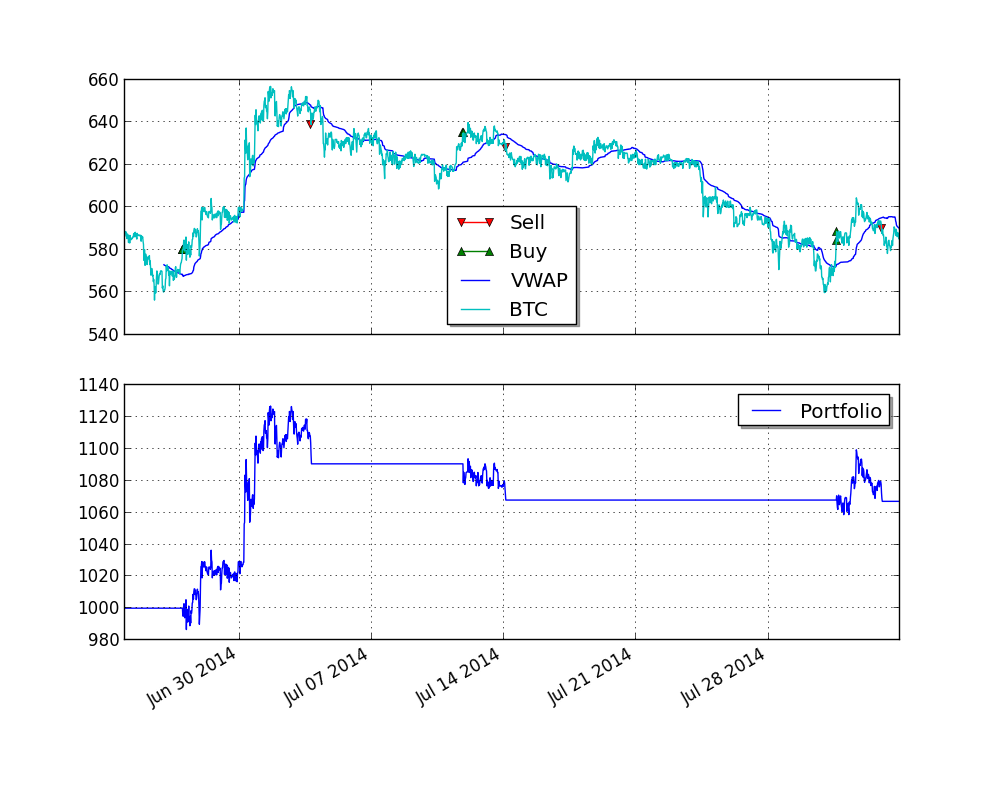

Write Python code to recreate this figure.
from pyalgotrade import bar
from pyalgotrade import strategy
from pyalgotrade.technical import vwap
from pyalgotrade.barfeed import csvfeed
from pyalgotrade.bitstamp import broker


class VWAPMomentum(strategy.BacktestingStrategy):
    MIN_TRADE = 25

    def __init__(self, feed, brk, instrument, vwapWindowSize, buyThreshold, sellThreshold):
        super(VWAPMomentum, self).__init__(feed, brk=brk)
        self.__vwap = vwap.VWAP(feed.getDataSeries(instrument), vwapWindowSize)
        self.__buyThreshold = buyThreshold
        self.__sellThreshold = sellThreshold
        self.__instrument = instrument
        self.__symbol, self.__priceCurrency = instrument.split("/")

    def _getActiveOrders(self):
        orders = self.getBroker().getActiveOrders()
        buy = [o for o in orders if o.isBuy()]
        sell = [o for o in orders if o.isSell()]
        return buy, sell

    def _cancelOrders(self, orders):
        brk = self.getBroker()
        for o in orders:
            self.info("Canceling order %s" % (o.getId()))
            brk.cancelOrder(o)

    def _buySignal(self, price):
        buyOrders, sellOrders = self._getActiveOrders()
        self._cancelOrders(sellOrders)

        brk = self.getBroker()
        cashAvail = brk.getBalance(self.__priceCurrency) * 0.98
        size = round(cashAvail / price, 3)
        if len(buyOrders) == 0 and price*size > VWAPMomentum.MIN_TRADE:
            self.info("Buy %s at %s" % (size, price))
            try:
                self.limitOrder(self.__instrument, price, size)
            except Exception as e:
                self.getLogger().exception("Failed to buy: %s" % (e))

    def _sellSignal(self, price):
        buyOrders, sellOrders = self._getActiveOrders()
        self._cancelOrders(buyOrders)

        brk = self.getBroker()
        btc = brk.getBalance(self.__symbol)
        if len(sellOrders) == 0 and btc > 0:
            self.info("Sell %s at %s" % (btc, price))
            self.limitOrder(self.__instrument, price, btc*-1)

    def getVWAP(self):
        return self.__vwap

    def onBars(self, bars):
        vwap = self.__vwap[-1]
        if vwap is None:
            return

        price = bars.getBar(self.__instrument).getClose()
        if price > vwap * (1 + self.__buyThreshold):
            self._buySignal(price)
        elif price < vwap * (1 - self.__sellThreshold):
            self._sellSignal(price)

    def onOrderUpdated(self, orderEvent):
        self.info(str(orderEvent))


def main(plot):
    priceCurrency = "USD"
    instrument = "BTC/USD"
    vwapWindowSize = 100
    buyThreshold = 0.02
    sellThreshold = 0.01

    barFeed = csvfeed.GenericBarFeed(bar.Frequency.MINUTE*30)
    barFeed.addBarsFromCSV(instrument, "30min-bitstampUSD.csv")
    brk = broker.BacktestingBroker({priceCurrency: 1000}, barFeed)
    strat = VWAPMomentum(barFeed, brk, instrument, vwapWindowSize, buyThreshold, sellThreshold)

    if plot:
        from pyalgotrade import plotter

        plt = plotter.StrategyPlotter(strat)
        plt.getInstrumentSubplot(instrument).addDataSeries("VWAP", strat.getVWAP())

    strat.run()

    if plot:
        plt.plot()


if __name__ == "__main__":
    main(True)
